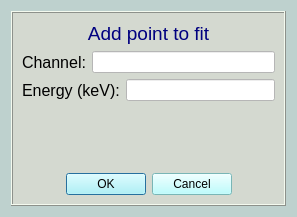
<?xml version="1.0" encoding="UTF-8"?>
<ui version="4.0">
 <class>Dialog</class>
 <widget class="QDialog" name="Dialog">
  <property name="geometry">
   <rect>
    <x>0</x>
    <y>0</y>
    <width>297</width>
    <height>217</height>
   </rect>
  </property>
  <property name="windowTitle">
   <string>Dialog</string>
  </property>
  <property name="styleSheet">
   <string notr="true">background-color: rgb(190, 209, 206);</string>
  </property>
  <layout class="QGridLayout" name="gridLayout">
   <item row="0" column="0" colspan="2">
    <widget class="QFrame" name="frame">
     <property name="styleSheet">
      <string notr="true">background-color: rgb(212, 217, 208);</string>
     </property>
     <property name="frameShape">
      <enum>QFrame::Box</enum>
     </property>
     <property name="frameShadow">
      <enum>QFrame::Raised</enum>
     </property>
     <layout class="QGridLayout" name="gridLayout_4">
      <item row="4" column="0">
       <spacer name="verticalSpacer">
        <property name="orientation">
         <enum>Qt::Vertical</enum>
        </property>
        <property name="sizeHint" stdset="0">
         <size>
          <width>20</width>
          <height>40</height>
         </size>
        </property>
       </spacer>
      </item>
      <item row="2" column="0">
       <layout class="QGridLayout" name="gridLayout_2">
        <item row="0" column="0">
         <widget class="QLabel" name="label_2">
          <property name="font">
           <font>
            <pointsize>12</pointsize>
           </font>
          </property>
          <property name="text">
           <string>Channel:</string>
          </property>
         </widget>
        </item>
        <item row="0" column="1">
         <widget class="QLineEdit" name="edit_channel">
          <property name="styleSheet">
           <string notr="true">background-color: rgb(255, 255, 255);</string>
          </property>
         </widget>
        </item>
       </layout>
      </item>
      <item row="5" column="0">
       <widget class="QDialogButtonBox" name="buttonBox">
        <property name="styleSheet">
         <string notr="true">background-color: rgb(170, 255, 255);
font: 12pt &quot;MS Shell Dlg 2&quot;;</string>
        </property>
        <property name="orientation">
         <enum>Qt::Horizontal</enum>
        </property>
        <property name="standardButtons">
         <set>QDialogButtonBox::Cancel|QDialogButtonBox::Ok</set>
        </property>
        <property name="centerButtons">
         <bool>true</bool>
        </property>
       </widget>
      </item>
      <item row="3" column="0">
       <layout class="QGridLayout" name="gridLayout_3">
        <item row="0" column="0">
         <widget class="QLabel" name="label_3">
          <property name="font">
           <font>
            <pointsize>12</pointsize>
           </font>
          </property>
          <property name="text">
           <string>Energy (keV):</string>
          </property>
         </widget>
        </item>
        <item row="0" column="1">
         <widget class="QLineEdit" name="edit_energy">
          <property name="styleSheet">
           <string notr="true">background-color: rgb(255, 255, 255);</string>
          </property>
         </widget>
        </item>
       </layout>
      </item>
      <item row="1" column="0">
       <widget class="QLabel" name="label">
        <property name="font">
         <font>
          <pointsize>14</pointsize>
         </font>
        </property>
        <property name="styleSheet">
         <string notr="true">color: rgb(0, 0, 127);</string>
        </property>
        <property name="text">
         <string>&lt;html&gt;&lt;head/&gt;&lt;body&gt;&lt;p align=&quot;center&quot;&gt;Add point to fit&lt;/p&gt;&lt;/body&gt;&lt;/html&gt;</string>
        </property>
       </widget>
      </item>
     </layout>
    </widget>
   </item>
  </layout>
 </widget>
 <resources/>
 <connections>
  <connection>
   <sender>buttonBox</sender>
   <signal>accepted()</signal>
   <receiver>Dialog</receiver>
   <slot>accept()</slot>
   <hints>
    <hint type="sourcelabel">
     <x>248</x>
     <y>254</y>
    </hint>
    <hint type="destinationlabel">
     <x>157</x>
     <y>274</y>
    </hint>
   </hints>
  </connection>
  <connection>
   <sender>buttonBox</sender>
   <signal>rejected()</signal>
   <receiver>Dialog</receiver>
   <slot>reject()</slot>
   <hints>
    <hint type="sourcelabel">
     <x>316</x>
     <y>260</y>
    </hint>
    <hint type="destinationlabel">
     <x>286</x>
     <y>274</y>
    </hint>
   </hints>
  </connection>
 </connections>
</ui>
